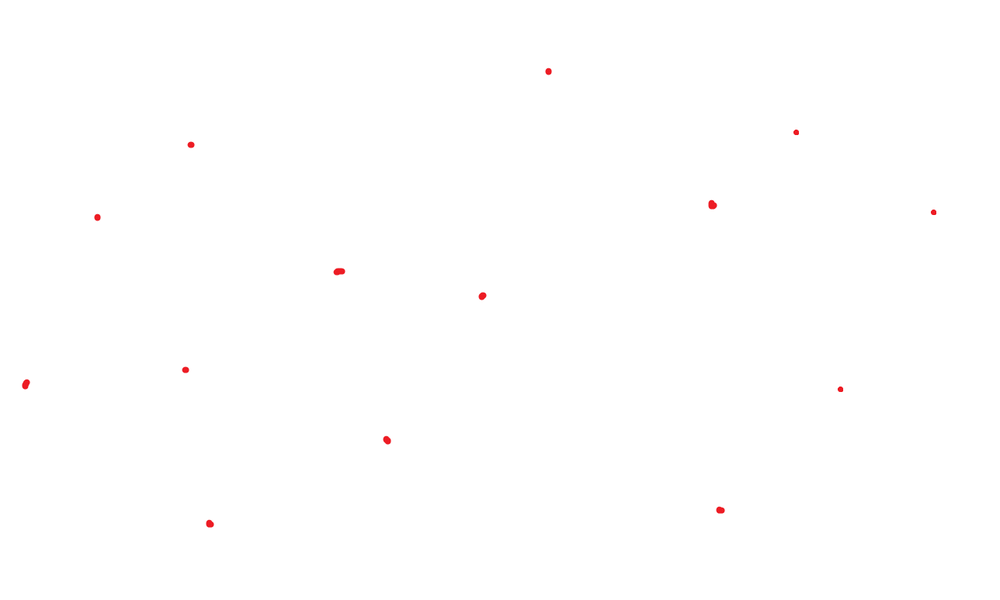
//> input picture lab7/img1.png, 1000 x 600 px, shrunk from 1288 x 773 before the run
$ ./main img1.png   (built with g++ and OpenCV 4)
//> lines starting //> are read from the running program, lines starting //| are printed output that depends on the picture; after the words box and inside, x2 and y2 are one past the last pixel; in counts of white or black regions, pixels touching at a corner belong together
#include <opencv2/core.hpp>
#include <opencv2/imgproc.hpp>
#include <opencv2/imgcodecs.hpp>
#include <opencv2/highgui.hpp>
#include <vector>
#include <iostream>
#include <Windows.h>

bool comparator_Vec3b(const COORD a, const COORD b)
{
	return a.X < b.X || a.X == b.X && a.Y < b.Y;
}

bool cw(COORD a, COORD b, COORD c) {
	return a.X * (b.Y - c.Y) + b.X * (c.Y - a.Y) + c.X * (a.Y - b.Y) < 0;
}

bool ccw(COORD a, COORD b, COORD c) {
	return a.X * (b.Y - c.Y) + b.X * (c.Y - a.Y) + c.X * (a.Y - b.Y) > 0;
}

void convex(std::vector<COORD>& points)
{
	std::sort(points.begin(), points.end(), &comparator_Vec3b);

	auto left = points[0];
	auto right = points.back();
	std::vector<COORD> up_plane, down_plane;
	up_plane.push_back(left);
	down_plane.push_back(left);

	for (int i = 1; i < points.size(); ++i)
	{
		if (i == points.size() - 1 || cw(left, points[i], right))
		{
			while (up_plane.size() >= 2 && !cw(up_plane[up_plane.size() - 2], up_plane[up_plane.size() - 1], points[i]))
				up_plane.pop_back();
			up_plane.push_back(points[i]);
		}
		if (i == points.size() - 1 || ccw(left, points[i], right)) {
			while (down_plane.size() >= 2 && !ccw(down_plane[down_plane.size() - 2], down_plane[down_plane.size() - 1], points[i]))
				down_plane.pop_back();
			down_plane.push_back(points[i]);
		}
	}

	points.clear();

	for (auto i : up_plane)
		points.push_back(i);

	for (auto i : down_plane)
		points.push_back(i);
}


int main(int argc, char* argv[])
{
	std::string file_name;
	if (argc > 1)
	{
		file_name  = argv[1];
	}
	else
	{
		return -1;
	}
	cv::Mat picture = cv::imread(file_name,cv::IMREAD_COLOR);
//> picture is the input picture: 600 rows x 1000 cols, CV_8UC3; mean B, G, R 254.8, 254.8, 255
	cv::Mat gray_picture ;
	cv::cvtColor(picture, gray_picture, cv::COLOR_BGR2GRAY);
	cv::medianBlur(gray_picture, gray_picture, 5);
//> gray_picture: 600 rows x 1000 cols, CV_8UC1; min 89, max 255, mean 254.9
	std::vector<COORD> points;


	for (int i = 0; i < picture.rows; i++)
	{
		for (int j = 0; j < picture.cols; j++)
		{
			cv::Vec3b bgrPixel = picture.at<cv::Vec3b>(i, j);
			if (bgrPixel[0] != 255 || bgrPixel[1] != 255 || bgrPixel[2] != 255)
			{
				COORD point;
				point.X = i;
				point.Y = j;
				points.push_back(point);
			}
		}
	}
//> after the loop, points = 1220 items

	convex(points);
//> in convex, `up_plane.push_back(left);`: up_plane = 1 item
//> after the loop in convex, `for (int i = 1; i < points.size(); ++i)`: up_plane = 10 items; down_plane = 11 items
//> in convex, `points.clear();`: points = 0 items
//> the loop in convex, `for (auto i : up_plane)` made 10 passes
//> the loop in convex, `for (auto i : down_plane)` made 11 passes
//> points = 21 items

	for (int i = 1; i < points.size(); ++i)
	{
		if (points[i].X == points[0].X && points[i].Y == points[0].Y)
			continue;
		cv::line(picture, cv::Point(points[i - 1].Y, points[i - 1].X), cv::Point(points[i].Y, points[i].X), cv::Scalar(255, 0, 0), 2);
	}
//> this loop made 20 passes
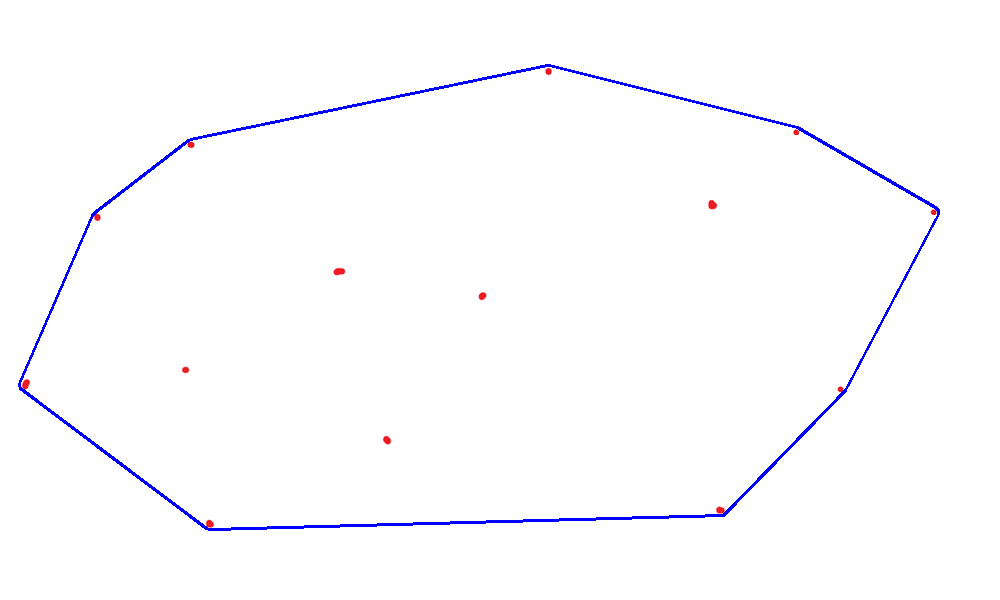
//> picture: 600 rows x 1000 cols, CV_8UC3; 1.09% of pixels changed, all inside (x1, y1, x2, y2) = (18, 64, 940, 531)

	cv::imshow("test", picture);
	cv::waitKey();
	return 0;
}
